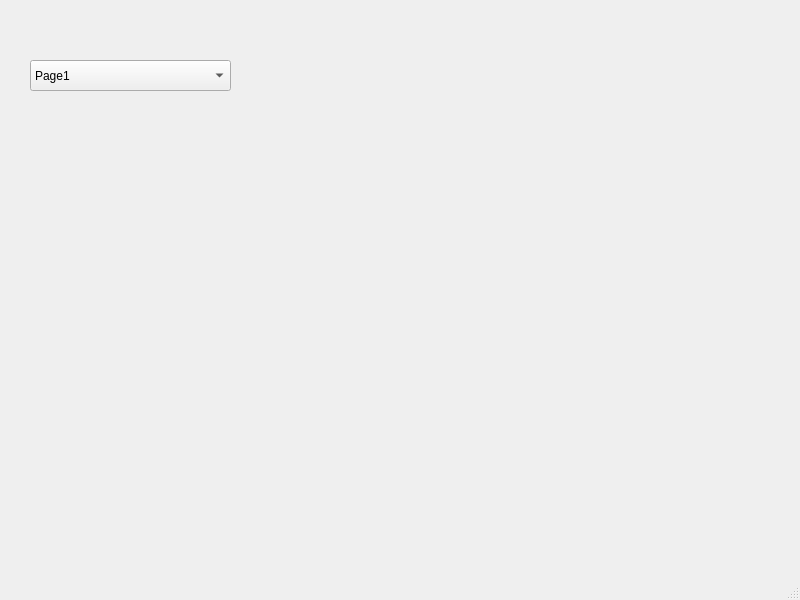
<?xml version="1.0" encoding="UTF-8"?>
<ui version="4.0">
 <class>MainWindow</class>
 <widget class="QMainWindow" name="MainWindow">
  <property name="geometry">
   <rect>
    <x>0</x>
    <y>0</y>
    <width>800</width>
    <height>600</height>
   </rect>
  </property>
  <property name="windowTitle">
   <string>MainWindow</string>
  </property>
  <widget class="QWidget" name="centralwidget">
   <widget class="QComboBox" name="comboBox">
    <property name="geometry">
     <rect>
      <x>30</x>
      <y>60</y>
      <width>201</width>
      <height>31</height>
     </rect>
    </property>
    <item>
     <property name="text">
      <string>Page1</string>
     </property>
    </item>
    <item>
     <property name="text">
      <string>Page2</string>
     </property>
    </item>
    <item>
     <property name="text">
      <string>Page3</string>
     </property>
    </item>
   </widget>
  </widget>
  <widget class="QMenuBar" name="menubar">
   <property name="geometry">
    <rect>
     <x>0</x>
     <y>0</y>
     <width>800</width>
     <height>23</height>
    </rect>
   </property>
  </widget>
  <widget class="QStatusBar" name="statusbar"/>
 </widget>
 <resources/>
 <connections/>
</ui>
